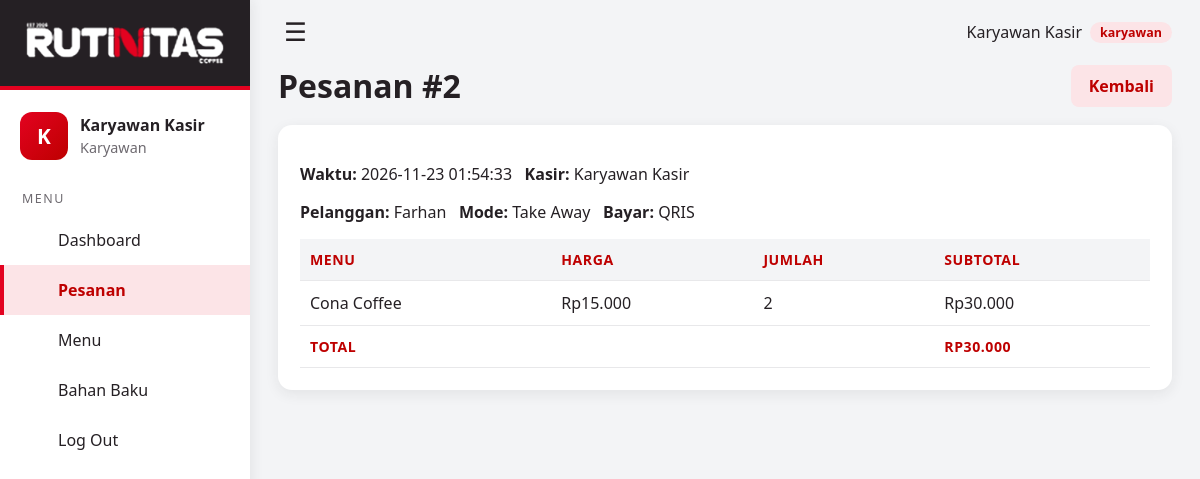
Page /index.php?url=pesanan/show/2 (signed in) on the committed database.
### tables this page shows
CREATE TABLE pesanan (
    id_pesanan        INT AUTO_INCREMENT PRIMARY KEY,
    id_pengguna       INT NOT NULL,
    nama_pelanggan    VARCHAR(50) NULL,
    tanggal           DATETIME NOT NULL,
    mode_layanan      ENUM('Dine In','Take Away') NOT NULL,
    metode_pembayaran ENUM('Cash','QRIS') NOT NULL,
    total             DECIMAL(12,2) NOT NULL DEFAULT 0,
    catatan           VARCHAR(255) NULL,
    FOREIGN KEY (id_pengguna) REFERENCES pengguna(id_pengguna) ON DELETE RESTRICT
);

CREATE TABLE pengguna (
    id_pengguna INT AUTO_INCREMENT PRIMARY KEY,
    nama        VARCHAR(50)  NOT NULL,
    username    VARCHAR(30)  NOT NULL UNIQUE,
    password    VARCHAR(255) NOT NULL,
    role        ENUM('karyawan','manajer','owner') NOT NULL DEFAULT 'karyawan',
    created_at  TIMESTAMP DEFAULT CURRENT_TIMESTAMP
);

CREATE TABLE detail_pesanan (
    id_detail    INT AUTO_INCREMENT PRIMARY KEY,
    id_pesanan   INT NOT NULL,
    id_menu      INT NOT NULL,
    jumlah       INT NOT NULL CHECK (jumlah > 0),
    harga_satuan DECIMAL(10,2) NOT NULL,
    subtotal     DECIMAL(12,2) NOT NULL,
    FOREIGN KEY (id_pesanan) REFERENCES pesanan(id_pesanan) ON DELETE CASCADE,
    FOREIGN KEY (id_menu)    REFERENCES menu(id_menu)       ON DELETE RESTRICT
);

CREATE TABLE menu (
    id_menu   INT AUTO_INCREMENT PRIMARY KEY,
    nama_menu VARCHAR(50) NOT NULL,
    kategori  VARCHAR(30) NOT NULL,
    harga     DECIMAL(10,2) NOT NULL CHECK (harga >= 0)
);

### app/core/Controller.php (called while the page is built, shortened)
<?php
abstract class Controller
{
    protected function view(string $file, array $data = []): void
    {
        (static function (): void { require ROOT . '/app/views/layout/header.php'; })();
        (static function () use ($file, $data): void {
            extract($data, EXTR_SKIP);
            require ROOT . "/app/views/$file.php";
        })();
        (static function (): void { require ROOT . '/app/views/layout/footer.php'; })();
    }
}

### app/controllers/PesananController.php (called while the page is built, shortened)
<?php
class PesananController extends Controller
{
    private Pesanan $m;
    public function __construct() { $this->guard(); $this->m = new Pesanan(); }
    public function show($id = null): void
    {
        $d = $this->m->detail((int)$id);
        $this->view('pesanan/show', $d);
    }
}

### app/core/Auth.php (called while the page is built, shortened)
<?php
class Auth
{
    public static function check(): bool { return isset($_SESSION['user']); }
    public static function user(): ?array { return $_SESSION['user'] ?? null; }
}

### config/config.php (called while the page is built)
<?php
return [
    'db' => [
        'host'    => '127.0.0.1',
        'name'    => 'rutinitas_coffee_db',
        'user'    => 'root',
        'pass'    => '',
        'charset' => 'utf8mb4',
    ],
];

### app/core/Database.php (called while the page is built)
<?php
class Database
{
    private static ?PDO $pdo = null;
    public static function connect(): PDO
    {
        if (self::$pdo === null) {
            $d = (require ROOT . '/config/config.php')['db'];
            $dsn = "mysql:host={$d['host']};dbname={$d['name']};charset={$d['charset']}";
            try {
                self::$pdo = new PDO($dsn, $d['user'], $d['pass'], [
                    PDO::ATTR_ERRMODE            => PDO::ERRMODE_EXCEPTION,
                    PDO::ATTR_DEFAULT_FETCH_MODE => PDO::FETCH_ASSOC,
                    PDO::ATTR_EMULATE_PREPARES   => false,
                ]);
            } catch (PDOException $e) {
                http_response_code(500);
                exit('Koneksi database gagal. Periksa config/config.php dan pastikan MySQL aktif.');
            }
        }
        return self::$pdo;
    }
    public static function query(string $sql, array $params = []): PDOStatement
    {
        $stmt = self::connect()->prepare($sql);
        $stmt->execute($params);
        return $stmt;
    }
}

### app/models/Pesanan.php (called while the page is built, shortened)
<?php
class Pesanan extends Model
{
    public function detail(int $id): ?array
    {
        $h = Database::query('SELECT p.*, u.nama AS kasir FROM pesanan p JOIN pengguna u ON u.id_pengguna = p.id_pengguna WHERE p.id_pesanan = :id', [':id' => $id])->fetch();
        $items = Database::query('SELECT d.*, m.nama_menu FROM detail_pesanan d JOIN menu m ON m.id_menu = d.id_menu WHERE d.id_pesanan = :id', [':id' => $id])->fetchAll();
        return ['header' => $h, 'items' => $items];
    }
}

### app/views/pesanan/show.php (the view, shortened to what this page needs)
<?php $h = $header; ?>
<div class="head"><h1>Pesanan #<?= (int)$h['id_pesanan'] ?></h1><a class="btn light" href="<?= url('pesanan') ?>">Kembali</a></div>
<div class="card">
  <p><strong>Waktu:</strong> <?= e($h['tanggal']) ?> &nbsp; <strong>Kasir:</strong> <?= e($h['kasir']) ?></p>
  <p><strong>Pelanggan:</strong> <?= e($h['nama_pelanggan'] ?: 'Umum') ?> &nbsp; <strong>Mode:</strong> <?= e($h['mode_layanan']) ?> &nbsp; <strong>Bayar:</strong> <?= e($h['metode_pembayaran']) ?></p>
  <table>
    <thead><tr><th>Menu</th><th>Harga</th><th>Jumlah</th><th>Subtotal</th></tr></thead>
    <tbody>
    <?php foreach ($items as $i): ?>
      <tr><td><?= e($i['nama_menu']) ?></td><td><?= e(rupiah($i['harga_satuan'])) ?></td><td><?= (int)$i['jumlah'] ?></td><td><?= e(rupiah($i['subtotal'])) ?></td></tr>
    <?php endforeach; ?>
    </tbody>
    <tfoot><tr><th colspan="3">Total</th><th><?= e(rupiah($h['total'])) ?></th></tr></tfoot>
  </table>
</div>

### app/views/layout/header.php (shortened to what this page needs)
<!DOCTYPE html>
<html lang="id">
<head>
<link rel="stylesheet" href="<?= asset('style.css') ?>">
</head>
<body class="<?= Auth::check() ? 'with-app' : 'guest' ?>">
<?php if (Auth::check()):
    $u = Auth::user();
    $cur = explode('/', $_GET['url'] ?? 'dashboard')[0] ?: 'dashboard';
    $semua = ['karyawan', 'manajer', 'owner'];
    $nav = [
        ['dashboard', 'Dashboard',  'gauge', $semua],
        ['pesanan',   'Pesanan',    'list',  $semua],
        ['menu',      'Menu',       'cup',   $semua],
        ['bahan',     'Bahan Baku', 'box',   $semua],
        ['laporan',   'Laporan',    'book',  ['manajer', 'owner']],
        ['pengguna',  'Pengguna',   'user',  ['owner']],
    ];
?>
<div class="app">
  <aside class="sidebar">
    <div class="brand"><img class="brand-logo" src="<?= asset('logo.png') ?>" alt="Rutinitas Coffee"></div>
    <div class="profile">
      <div class="avatar"><?= e(strtoupper(mb_substr($u['nama'], 0, 1))) ?></div>
      <div><strong><?= e($u['nama']) ?></strong><span><?= e(ucfirst($u['role'])) ?></span></div>
    </div>
    <div class="section">MENU</div>
    <nav>
      <?php foreach ($nav as [$navSlug, $navLabel, $navIcon, $navRoles]): if (!in_array($u['role'], $navRoles, true)) continue; ?>
        <a href="<?= url($navSlug) ?>" class="navlink <?= $cur === $navSlug ? 'active' : '' ?>"><?= icon($navIcon) ?> <?= e($navLabel) ?></a>
      <?php endforeach; ?>
      <form method="post" action="<?= url('auth/logout') ?>">
        <button class="navlink"><?= icon('logout') ?> Log Out</button>
      </form>
    </nav>
  </aside>
  <div class="content">
    <div class="topbar">
      <button type="button" class="burger" onclick="document.body.classList.toggle('nav-open')" aria-label="Menu">☰</button>
      <span class="who"><?= e($u['nama']) ?> <span class="badge"><?= e($u['role']) ?></span></span>
    </div>
    <main class="container">
<?php else: ?>
<main class="guest-wrap">
<?php endif; ?>

### public/assets/style.css (style rules this page uses)
:root { --red:#E30220; --red-dark:#BE0000; --ink:#252024; --ink2:#3a3439; --gray:#DDDDDD; --light:#F3F4F6; --tint:#FCE4E7; --muted:#6e6a70; }
* { box-sizing:border-box }
body { margin:0;font-family:system-ui,"Segoe UI",Arial,sans-serif;background:var(--light);color:var(--ink) }
h1,h2,h3,h4 { margin:0 }
.app { display:flex;min-height:100vh }
.sidebar { width:250px;flex:none;background:#fff;height:100vh;position:sticky;top:0;overflow:auto;box-shadow:2px 0 12px rgba(37,32,36,.08) }
.brand { display:flex;align-items:center;justify-content:center;height:90px;padding:0 18px;background:var(--ink);border-bottom:4px solid var(--red) }
.brand-logo { display:block;max-width:100%;height:46px;width:auto }
.profile { display:flex;align-items:center;gap:12px;padding:22px 20px }
.avatar { width:48px;height:48px;border-radius:12px;background:linear-gradient(135deg,var(--red),var(--red-dark));color:#fff;font-weight:700;font-size:1.3rem;display:flex;align-items:center;justify-content:center }
.profile strong { display:block }
.profile span { color:var(--muted);font-size:.9em }
.section { padding:8px 22px;font-size:.78rem;letter-spacing:.12em;color:var(--muted) }
.sidebar nav { display:flex;flex-direction:column }
.navlink { display:flex;align-items:center;gap:14px;width:100%;padding:14px 22px;color:var(--ink);text-decoration:none;background:none;border:0;font:inherit;cursor:pointer;text-align:left }
.navlink.active { background:var(--tint);color:var(--red-dark);font-weight:600;border-left:4px solid var(--red);padding-left:18px }
.content { flex:1;min-width:0 }
.topbar { display:flex;align-items:center;justify-content:space-between;padding:16px 28px }
.burger { background:none;border:0;font-size:1.6rem;color:var(--ink);cursor:pointer }
.who { display:flex;align-items:center;gap:8px }
.container { padding:0 28px 40px;max-width:1280px }
.head { display:flex;justify-content:space-between;align-items:center;gap:12px;margin-bottom:18px;flex-wrap:wrap }
.card { background:#fff;border-radius:14px;padding:22px;margin-bottom:20px;box-shadow:0 4px 14px rgba(37,32,36,.08) }
table { width:100%;border-collapse:collapse }
th,td { text-align:left;padding:11px 10px;border-bottom:1px solid #e8e8ea }
th { background:var(--light);font-size:.88rem;color:var(--red-dark);text-transform:uppercase;letter-spacing:.04em }
tfoot th { background:#fff }
.btn { display:inline-block;background:linear-gradient(135deg,var(--red),var(--red-dark));color:#fff;border:0;border-radius:8px;padding:10px 18px;cursor:pointer;text-decoration:none;font-size:1em;font-weight:600 }
.btn.light { background:var(--tint);color:var(--red-dark) }
.badge { background:var(--tint);color:var(--red-dark);border-radius:20px;padding:2px 10px;font-size:.78rem;font-weight:600 }

### rows in the picture
pesanan: id_pengguna.nama "K", id_pengguna.nama "Karyawan Kasir", id_pesanan "2", tanggal "2026-11-23 01:54:33", nama_pelanggan "Farhan", mode_layanan "Take Away", metode_pembayaran "QRIS", total "RP30.000"
detail_pesanan: id_menu.nama_menu "Cona Coffee", harga_satuan "Rp15.000", jumlah "2", subtotal "Rp30.000"

### other values in the picture
$u['role'] "Karyawan"
$navLabel "Dashboard"
$navLabel "Pesanan"
$navLabel "Menu"
$navLabel "Bahan Baku"
$u['role'] "karyawan"
